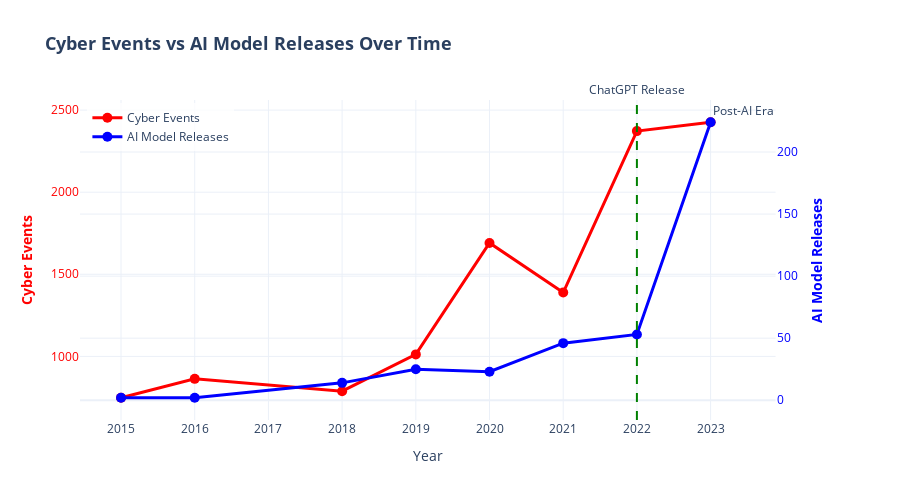

The notebook cell saved with this chart:
### Markdown cell above
#### Interactive Time Series: Cyber Events vs AI Model Releases
An enhanced version of the dual-axis time series

### Code cell
# Dual axis time series with ChatGPT release marked

# Reset index if 'year' is the index
if 'year' not in yearly_combined.columns:
    yearly_combined = yearly_combined.reset_index()

# Create figure with secondary y-axis
fig = make_subplots(specs=[[{"secondary_y": True}]])

# Add cyber events trace
fig.add_trace(
    go.Scatter(
        x=yearly_combined['year'], 
        y=yearly_combined['cyber_events'],
        name="Cyber Events",
        line=dict(color='red', width=3),
        mode='lines+markers',
        marker=dict(size=10),
        hovertemplate='<b>Year:</b> %{x}<br><b>Cyber Events:</b> %{y}<extra></extra>'
    ),
    secondary_y=False,
)

# Add AI models trace
fig.add_trace(
    go.Scatter(
        x=yearly_combined['year'], 
        y=yearly_combined['ai_models'],
        name="AI Model Releases",
        line=dict(color='blue', width=3),
        mode='lines+markers',
        marker=dict(size=10),
        hovertemplate='<b>Year:</b> %{x}<br><b>AI Models:</b> %{y}<extra></extra>'
    ),
    secondary_y=True,
)

# Add vertical line for ChatGPT release
fig.add_vline(x=2022, line_dash="dash", line_color="green", line_width=2,
              annotation_text="ChatGPT Release", annotation_position="top")

# Add shaded region for post-AI era
fig.add_vrect(x0=2023, x1=yearly_combined['year'].max(), 
              fillcolor="lightgreen", opacity=0.2, line_width=0,
              annotation_text="Post-AI Era", annotation_position="top left")

# Update layout
fig.update_layout(
    title=dict(
        text='<b>Cyber Events vs AI Model Releases Over Time</b>',
        font=dict(size=18)
    ),
    xaxis_title="Year",
    legend=dict(x=0.01, y=0.99, bgcolor='rgba(255,255,255,0.8)'),
    hovermode='x unified',
    template='plotly_white',
    height=500
)

# Set y-axes titles
fig.update_yaxes(title_text="<b>Cyber Events</b>", secondary_y=False, color='red')
fig.update_yaxes(title_text="<b>AI Model Releases</b>", secondary_y=True, color='blue')

fig.show()

### Figure 1 — Plotly figure (JSON) as saved in the notebook; plotly's stock layout.template omitted (floating-point values rounded to 4 significant figures)
{"data": [{"hovertemplate": "<b>Year:</b> %{x}<br><b>Cyber Events:</b> %{y}<extra></extra>", "line": {"color": "red", "width": 3}, "marker": {"size": 10}, "mode": "lines+markers", "name": "Cyber Events", "type": "scatter", "x": [2015, 2016, 2018, 2019, 2020, 2021, 2022, 2023], "xaxis": "x", "y": [748, 863, 788, 1012, 1691, 1389, 2372, 2426], "yaxis": "y"}, {"hovertemplate": "<b>Year:</b> %{x}<br><b>AI Models:</b> %{y}<extra></extra>", "line": {"color": "blue", "width": 3}, "marker": {"size": 10}, "mode": "lines+markers", "name": "AI Model Releases", "type": "scatter", "x": [2015, 2016, 2018, 2019, 2020, 2021, 2022, 2023], "xaxis": "x", "y": [2.0, 2.0, 14.0, 25.0, 23.0, 46.0, 53.0, 224.0], "yaxis": "y2"}], "layout": {"annotations": [{"showarrow": false, "text": "ChatGPT Release", "x": 2022, "xanchor": "center", "xref": "x", "y": 1, "yanchor": "bottom", "yref": "y domain"}, {"showarrow": false, "text": "Post-AI Era", "x": 2023, "xanchor": "left", "xref": "x", "y": 1, "yanchor": "top", "yref": "y domain"}], "height": 500, "hovermode": "x unified", "legend": {"bgcolor": "rgba(255,255,255,0.8)", "x": 0.01, "y": 0.99}, "shapes": [{"line": {"color": "green", "dash": "dash", "width": 2}, "type": "line", "x0": 2022, "x1": 2022, "xref": "x", "y0": 0, "y1": 1, "yref": "y domain"}, {"fillcolor": "lightgreen", "line": {"width": 0}, "opacity": 0.2, "type": "rect", "x0": 2023, "x1": 2023, "xref": "x", "y0": 0, "y1": 1, "yref": "y domain"}], "title": {"font": {"size": 18}, "text": "<b>Cyber Events vs AI Model Releases Over Time</b>"}, "xaxis": {"anchor": "y", "domain": [0, 0.94], "title": {"text": "Year"}}, "yaxis": {"anchor": "x", "color": "red", "domain": [0, 1], "title": {"text": "<b>Cyber Events</b>"}}, "yaxis2": {"anchor": "x", "color": "blue", "overlaying": "y", "side": "right", "title": {"text": "<b>AI Model Releases</b>"}}}}
